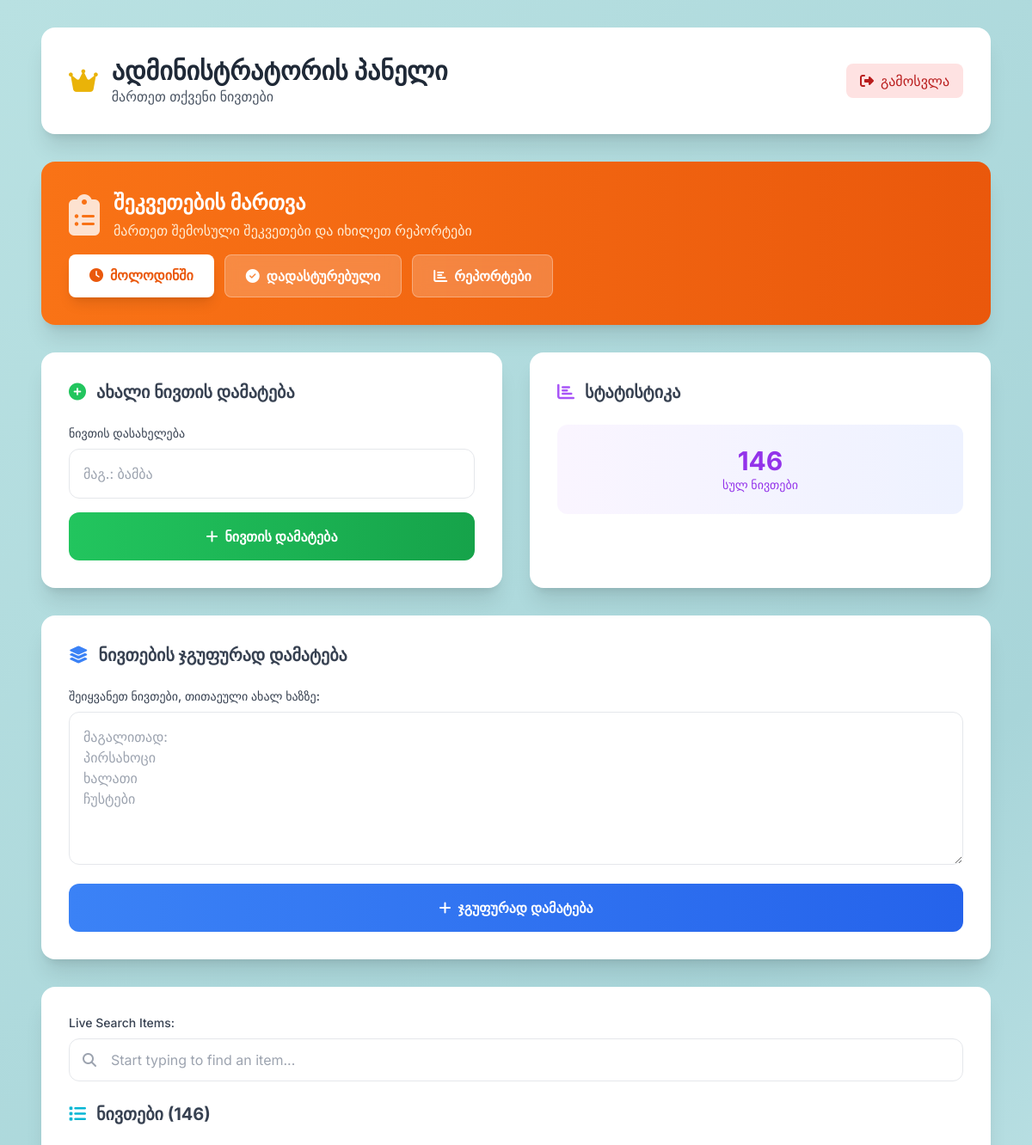
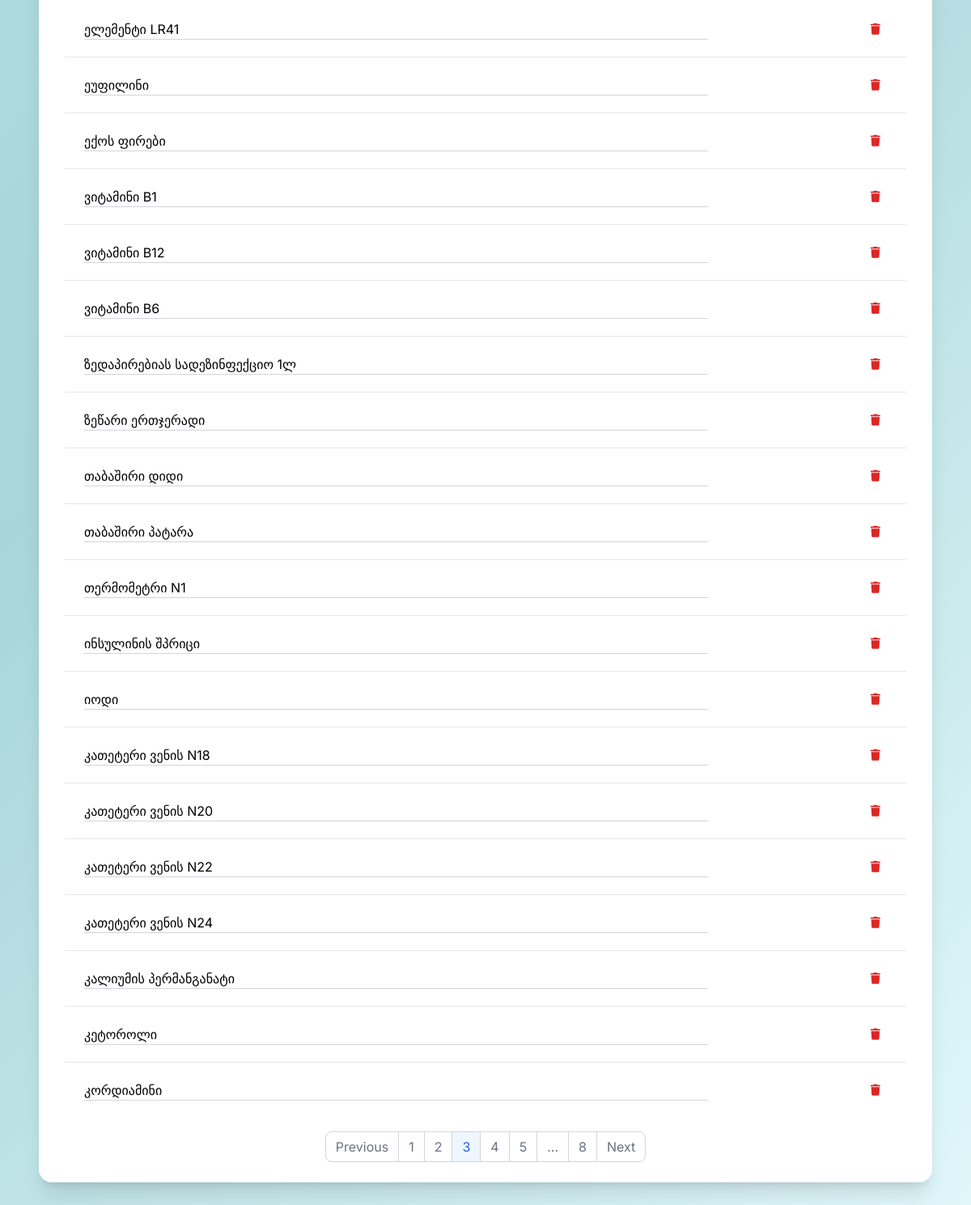
The page /admin/?page=3&search= (signed in) on the database its author committed (2 pictures, top to bottom).
### app.py (models this page shows)
class Item(db.Model):
    id = db.Column(db.Integer, primary_key=True)
    name = db.Column(db.String(100), nullable=False, unique=True)

### app.py (the view)
@app.route('/admin/', methods=['GET'])
@login_required
def admin_panel():
    page = request.args.get('page', 1, type=int)
    search_query = request.args.get('search', '').strip()
    items_query = Item.query.order_by(Item.name)
    if search_query:
        items_query = items_query.filter(Item.name.ilike(f'%{search_query}%'))
    pagination = items_query.paginate(page=page, per_page=20, error_out=False)
    items_on_page = pagination.items
    pending_count = Order.query.filter_by(status='pending').count()
    return render_template('admin_panel.html', items=items_on_page, pagination=pagination,
                         search_query=search_query, pending_count=pending_count)

### app.py (called while the page is built)
def login_required(f):
    @wraps(f)
    def decorated_function(*args, **kwargs):
        if not session.get('admin_logged_in'):
            flash('⚠️ გთხოვთ შეხვიდეთ სისტემაში.', 'warning')
            return redirect(url_for('admin_login'))
        return f(*args, **kwargs)
    return decorated_function

### templates/admin_panel.html (shortened to what this page needs)
<!DOCTYPE html>
<html lang="en">
<head>
    <script src="https://cdn.tailwindcss.com"></script>
    <link rel="stylesheet" href="https://cdnjs.cloudflare.com/ajax/libs/font-awesome/6.4.0/css/all.min.css">
    <link rel="stylesheet" href="{{ url_for('static', filename='styles.css') }}">
</head>
<body class="min-h-screen py-8 bg-[#b9e1e2]">
    <div class="container mx-auto px-6 max-w-6xl">
        <div class="bg-white rounded-2xl shadow-xl p-8 mb-8">
            <div class="flex items-center justify-between">
                <div class="flex items-center space-x-4">
                    <i class="fas fa-crown text-3xl text-yellow-500"></i>
                    <div>
                        <h1 class="text-3xl font-bold text-gray-800">ადმინისტრატორის პანელი</h1>
                        <p class="text-gray-600">მართეთ თქვენი ნივთები</p>
                    </div>
                </div>
                <a href="{{ url_for('admin_logout') }}" class="bg-red-100 text-red-700 px-4 py-2 rounded-lg hover:bg-red-200 transition-colors">
                    <i class="fas fa-sign-out-alt mr-2"></i>გამოსვლა
                </a>
            </div>
        </div>
        <div class="bg-gradient-to-r from-orange-500 to-orange-600 rounded-2xl shadow-xl p-8 mb-8 text-white">
            <div class="flex items-center justify-between flex-wrap gap-4">
                <div class="flex items-center gap-4">
                    <i class="fas fa-clipboard-list text-5xl opacity-80"></i>
                    <div>
                        <h2 class="text-2xl font-bold mb-1">შეკვეთების მართვა</h2>
                        <p class="text-orange-100">მართეთ შემოსული შეკვეთები და იხილეთ რეპორტები</p>
                    </div>
                </div>
                <div class="flex gap-3 flex-wrap">
                    <a href="{{ url_for('admin_orders_pending') }}"
                       class="relative px-6 py-3 bg-white text-orange-600 rounded-lg font-semibold hover:bg-orange-50 transition-all shadow-lg hover:shadow-xl transform hover:-translate-y-1">
                        <i class="fas fa-clock mr-2"></i>მოლოდინში
                    </a>
                    <a href="{{ url_for('admin_orders_confirmed') }}"
                       class="px-6 py-3 bg-white/20 backdrop-blur text-white rounded-lg font-semibold hover:bg-white/30 transition-all border border-white/30">
                        <i class="fas fa-check-circle mr-2"></i>დადასტურებული
                    </a>
                    <a href="{{ url_for('admin_reports_weekly') }}"
                       class="px-6 py-3 bg-white/20 backdrop-blur text-white rounded-lg font-semibold hover:bg-white/30 transition-all border border-white/30">
                        <i class="fas fa-chart-bar mr-2"></i>რეპორტები
                    </a>
                </div>
            </div>
        </div>
        <div class="grid md:grid-cols-2 gap-8">
            <div class="bg-white rounded-2xl shadow-xl p-8">
                <h2 class="text-xl font-bold text-gray-700 mb-6 flex items-center">
                    <i class="fas fa-plus-circle mr-3 text-green-500"></i>
                    ახალი ნივთის დამატება
                </h2>
                <form id="addItemForm" class="space-y-4">
                    <div>
                        <label class="block text-sm font-medium text-gray-700 mb-2">ნივთის დასახელება</label>
                        <input type="text" id="newItemName" name="name" placeholder="მაგ.: ბამბა"
                               class="w-full p-4 border border-gray-200 rounded-xl" required>
                    </div>
                    <button type="submit" class="w-full bg-gradient-to-r from-green-500 to-green-600 text-white py-4 rounded-xl font-semibold">
                        <i class="fas fa-plus mr-2"></i>ნივთის დამატება
                    </button>
                </form>
            </div>
            <div class="bg-white rounded-2xl shadow-xl p-8">
                <h2 class="text-xl font-bold text-gray-700 mb-6 flex items-center">
                    <i class="fas fa-chart-bar mr-3 text-purple-500"></i>
                    სტატისტიკა
                </h2>
                <div class="space-y-6">
                    <div class="text-center p-6 bg-gradient-to-r from-purple-50 to-indigo-50 rounded-xl">
                        <div id="item-count-stat" class="text-3xl font-bold text-purple-600">{{ pagination.total or 0 }}</div>
                        <div class="text-sm text-purple-600 font-medium">სულ ნივთები</div>
                    </div>
                </div>
            </div>
        </div>
        <div class="bg-white rounded-2xl shadow-xl mt-8 p-8">
             <h2 class="text-xl font-bold text-gray-700 mb-6 flex items-center">
                <i class="fas fa-layer-group mr-3 text-blue-500"></i>
                ნივთების ჯგუფურად დამატება
            </h2>
            <form id="bulkAddForm" class="space-y-4">
                <div>
                    <label class="block text-sm font-medium text-gray-700 mb-2">შეიყვანეთ ნივთები, თითაეული ახალ ხაზზე:</label>
                    <textarea id="bulkItemsText" name="bulk_items" rows="6" placeholder="მაგალითად:&#10;პირსახოცი&#10;ხალათი&#10;ჩუსტები"
                              class="w-full p-4 border border-gray-200 rounded-xl"></textarea>
                </div>
                <button type="submit" class="w-full bg-gradient-to-r from-blue-500 to-blue-600 text-white py-4 rounded-xl font-semibold">
                    <i class="fas fa-plus mr-2"></i>ჯგუფურად დამატება
                </button>
            </form>
        </div>
        <div class="bg-white rounded-2xl shadow-xl mt-8 p-8">
            <div class="mb-6">
                <label for="liveSearchInput" class="block text-sm font-medium text-gray-700 mb-2">Live Search Items:</label>
                <div class="relative">
                    <i class="fas fa-search absolute left-4 top-1/2 -translate-y-1/2 text-gray-400"></i>
                    <input type="text" id="liveSearchInput" placeholder="Start typing to find an item..." class="w-full p-3 pl-12 border border-gray-200 rounded-xl">
                </div>
            </div>
            <h2 id="item-count-header" class="text-xl font-bold text-gray-700 mb-6 flex items-center">
                <i class="fas fa-list mr-3 text-cyan-500"></i>
                ნივთები ({{ pagination.total or 0 }})
            </h2>
            {% if items %}
                <div class="overflow-x-auto">
                    <table class="w-full">
                        <tbody id="itemList" class="divide-y divide-gray-200">
                            {% for item in items %}
                            <tr id="item-row-{{ item.id }}">
                                <td class="px-6 py-4 whitespace-nowrap">
                                    <input type="text" name="name" value="{{ item.name }}" class="edit-item-input bg-transparent border-b border-gray-300 w-full" data-id="{{ item.id }}">
                                </td>
                                <td class="px-6 py-4 whitespace-nowrap text-sm font-medium text-right">
                                    <button class="delete-item-btn text-red-600 hover:text-red-900 p-2" data-id="{{ item.id }}" title="Delete"><i class="fas fa-trash"></i></button>
                                </td>
                            </tr>
                            {% endfor %}
                        </tbody>
                    </table>
                </div>
                <div class="mt-6 flex justify-center items-center">
                    <nav aria-label="Page navigation">
                        <ul class="inline-flex items-center -space-x-px">
                            <li>
                                <a href="{{ url_for('admin_panel', page=pagination.prev_num, search=search_query) if pagination.has_prev else '#' }}"
                                   class="px-3 py-2 ml-0 leading-tight text-gray-500 bg-white border border-gray-300 rounded-l-lg hover:bg-gray-100 {{ 'opacity-50 cursor-not-allowed' if not pagination.has_prev }}">Previous</a>
                            </li>
                            {% for page_num in pagination.iter_pages(left_edge=1, right_edge=1, left_current=2, right_current=2) %}
                                {% if page_num %}
                                    <li>
                                        <a href="{{ url_for('admin_panel', page=page_num, search=search_query) }}"
                                           class="px-3 py-2 leading-tight border border-gray-300 {{ 'bg-blue-50 text-blue-600' if page_num == pagination.page else 'text-gray-500 bg-white hover:bg-gray-100' }}">{{ page_num }}</a>
                                    </li>
                                {% else %}
                                    <li><span class="px-3 py-2 text-gray-500 bg-white border border-gray-300">...</span></li>
                                {% endif %}
                            {% endfor %}
                            <li>
                                <a href="{{ url_for('admin_panel', page=pagination.next_num, search=search_query) if pagination.has_next else '#' }}"
                                   class="px-3 py-2 leading-tight text-gray-500 bg-white border border-gray-300 rounded-r-lg hover:bg-gray-100 {{ 'opacity-50 cursor-not-allowed' if not pagination.has_next }}">Next</a>
                            </li>
                        </ul>
                    </nav>
                </div>
            {% else %}
                <div class="text-center py-12">
                    <i class="fas fa-inbox text-6xl text-gray-300 mb-4"></i>
                    <h3 class="text-xl font-semibold text-gray-500 mb-2">No items found.</h3>
                </div>
            {% endif %}
        </div>
    </div>
</body>
</html>

### static/styles.css (style rules this page uses)
body { font-family: 'Inter', sans-serif; background: linear-gradient(135deg, #b9e1e2 0%, #a8d5d9 50%, #e0f7fa 100%); min-height: 100vh; }
.text-blue-600 { color: #00565c; }
.transition-all { transition: all 0.3s cubic-bezier(0.4, 0, 0.2, 1); }
table tbody tr { background: rgba(255, 255, 255, 0.5); transition: background-color 0.2s ease; }

### rows shown on the page
Item: name "ელემენტი LR41"
Item: name "ეუფილინი"
Item: name "ექოს ფირები"
Item: name "ვიტამინი B1"
Item: name "ვიტამინი B12"
Item: name "ვიტამინი B6"
Item: name "ზედაპირებიას სადეზინფექციო 1ლ"
Item: name "ზეწარი ერთჯერადი"
Item: name "თაბაშირი დიდი"
Item: name "თაბაშირი პატარა"
Item: name "თერმომეტრი N1"
Item: name "ინსულინის შპრიცი"
Item: name "იოდი"
Item: name "კათეტერი ვენის N18"
Item: name "კათეტერი ვენის N20"
Item: name "კათეტერი ვენის N22"
Item: name "კათეტერი ვენის N24"
Item: name "კალიუმის პერმანგანატი"
Item: name "კეტოროლი"
Item: name "კორდიამინი"

### other values the page prints
{{ pagination.total or 0 }} "146"
{{ page_num }} "1" "2" "3" "4" "5" "8"
